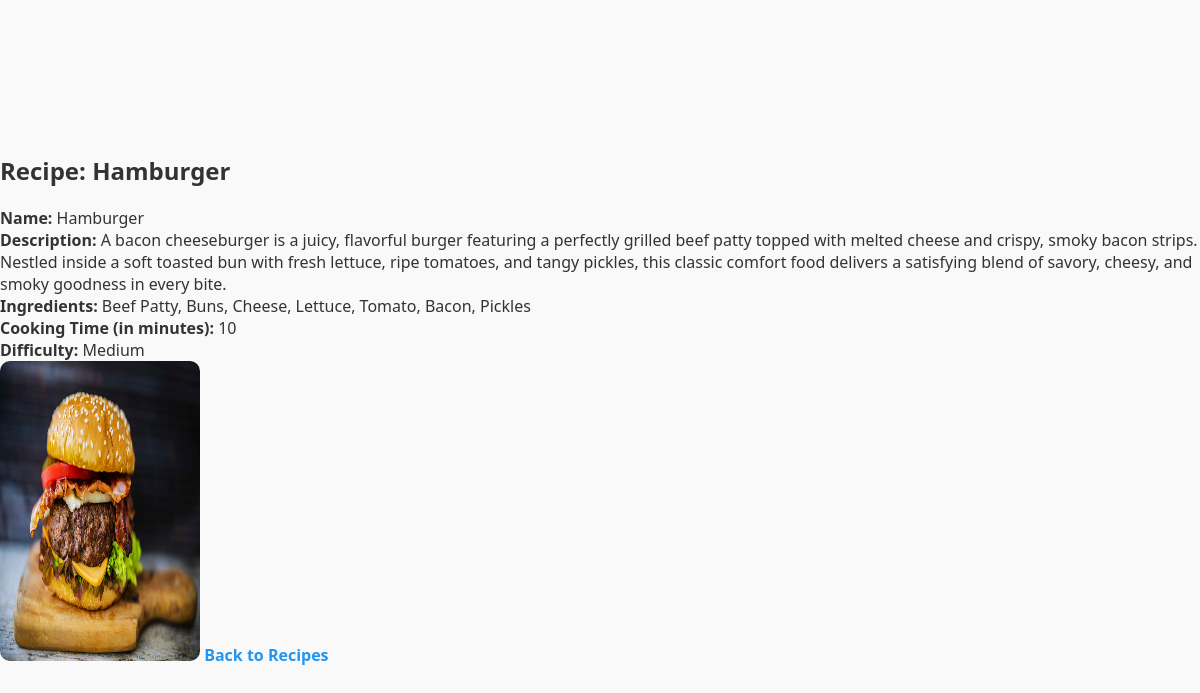
Page /list/4/ (signed in) on the committed database.
### recipes/models.py (models this page shows, shortened)
class Recipes(models.Model):
    DIFFICULTY_CHOICES = [
        ('Easy', 'Easy'),
        ('Medium', 'Medium'),
        ('Hard', 'Hard')
    ]
    id = models.AutoField(primary_key=True)
    name = models.CharField(max_length=255)
    ingredients = models.TextField()
    difficulty = models.CharField(max_length=50, choices=DIFFICULTY_CHOICES)
    cooking_time = models.IntegerField(help_text="Cooking time in minutes")
    pic = models.ImageField(upload_to='recipes/', default='recipes/no_picture.jpg')
    description = models.TextField(blank=True, null=True)

### recipes/views.py (the view)
# urls.py: path('list/<pk>/', RecipesDetailView.as_view(), name='recipes_detail'),
class RecipesDetailView(LoginRequiredMixin, DetailView):
   model = Recipes
   template_name = 'recipes/detail.html'

### recipes/templates/recipes/detail.html (shortened to what this page needs)
<!DOCTYPE html>
<html lang="en">
<head>
</head>
<body>
    <div>
        <h2>Recipe: {{object.name}}</h2>
        <b>Name: </b> {{object.name}} <br>
        <b class="description">Description: </b> {{object.description}} <br>
        <b>Ingredients: </b> {{object.ingredients}} <br>
        <b>Cooking Time (in minutes): </b> {{object.cooking_time}} <br>
        <b>Difficulty: </b> {{object.difficulty}} <br>
        <img src="{{object.pic.url}}" width="200" height="300" />
        <a class="back-link" href="{% url 'recipes:recipes_list' %}">Back to Recipes</a>
    </div>
</body>
</html>

### recipes/templates/recipes/detail.html (style rules this page uses)
body, html { height: 100%; margin: 0; padding: 0; font-family: 'Segoe UI', Tahoma, Geneva, Verdana, sans-serif; background-color: #f9f9f9; color: #333; display: flex; align-items: center; justify-content: center; }
a { text-decoration: none; color: #2196F3; font-weight: bold; }
img { border-radius: 10px; transition: transform 0.3s ease; }

### rows in the picture
Recipes: name "Hamburger", description "A bacon cheeseburger is a juicy, flavorful burger featuring a perfectly grilled beef patty topped with melted cheese and crispy, smoky bacon strips. Nestled inside a soft toasted bun with fresh lettuce, ripe tomatoes, and tangy pickles, this classic comfort food delivers a satisfying blend of savory, cheesy, and smoky goodness in every bite.", ingredients "Beef Patty, Buns, Cheese, Lettuce, Tomato, Bacon, Pickles", cooking_time "10", difficulty "Medium", pic (picture)
